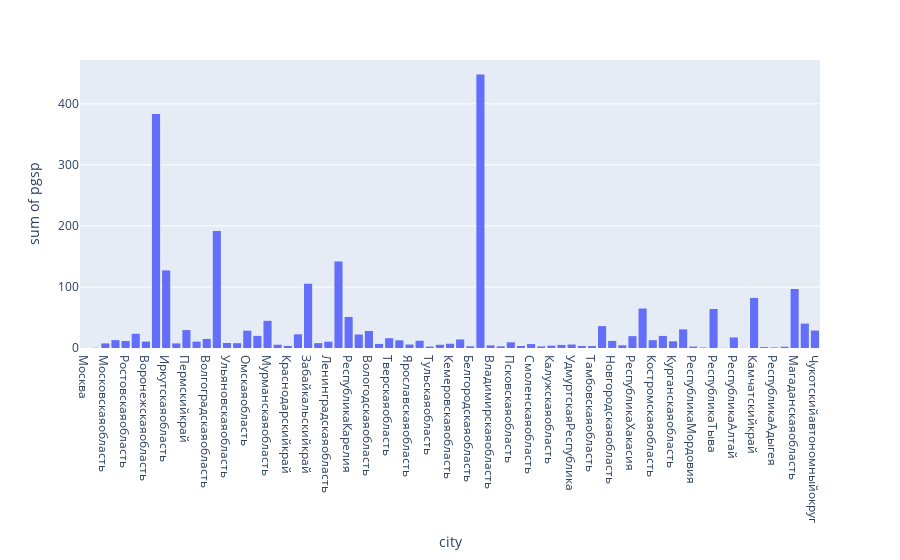

The code cell stored with this chart in its notebook:
### Code cell
fig = px.histogram(pgs, x="city", y="pgsp")
fig.show()

### Figure 1 — Plotly figure (JSON) as saved in the notebook; plotly's stock layout.template omitted (floating-point values rounded to 4 significant figures)
{"data": [{"alignmentgroup": "True", "bingroup": "x", "histfunc": "sum", "hovertemplate": "city=%{x}<br>sum of pgsp=%{y}<extra></extra>", "legendgroup": "", "marker": {"color": "#636efa", "pattern": {"shape": ""}}, "name": "", "offsetgroup": "", "orientation": "v", "showlegend": false, "type": "histogram", "x": ["Москва", "Санкт-Петербург", "Московскаяобласть", "Нижегородскаяобласть", "Ростовскаяобласть", "Свердловскаяобласть", "Воронежскаяобласть", "Красноярскийкрай", "Иркутскаяобласть", "Самарскаяобласть", "Пермскийкрай", "Саратовскаяобласть", "Волгоградскаяобласть", "Хабаровскийкрай", "Ульяновскаяобласть", "Ставропольскийкрай", "Омскаяобласть", "Алтайскийкрай", "Мурманскаяобласть", "РеспубликаКрым", "Краснодарскийкрай", "Оренбургскаяобласть", "Забайкальскийкрай", "Пензенскаяобласть", "Ленинградскаяобласть", "РеспубликаКоми", "РеспубликаКарелия", "Приморскийкрай", "Вологодскаяобласть", "Брянскаяобласть", "Тверскаяобласть", "Новосибирскаяобласть", "Ярославскаяобласть", "Кировскаяобласть", "Тульскаяобласть", "Курскаяобласть", "Кемеровскаяобласть", "Астраханскаяобласть", "Белгородскаяобласть", "РеспубликаСаха(Якутия)", "Владимирскаяобласть", "Калининградскаяобласть", "Псковскаяобласть", "РеспубликаДагестан", "Смоленскаяобласть", "Ивановскаяобласть", "Калужскаяобласть", "Липецкаяобласть", "УдмуртскаяРеспублика", "Орловскаяобласть", "Тамбовскаяобласть", "Томскаяобласть", "Новгородскаяобласть", "Рязанскаяобласть", "РеспубликаХакасия", "Амурскаяобласть", "Костромскаяобласть", "Сахалинскаяобласть", "Курганскаяобласть", "РеспубликаКалмыкия", "РеспубликаМордовия", "РеспубликаТатарстан", "РеспубликаТыва", "Севастополь", "РеспубликаАлтай", "РеспубликаИнгушетия", "Камчатскийкрай", "ЧеченскаяРеспублика", "РеспубликаАдыгея", "РеспубликаМарийЭл", "Магаданскаяобласть", "Ненецкийавтономныйокруг", "Чукотскийавтономныйокруг"], "xaxis": "x", "y": [0.3307, 0.4711, 7.548, 12.84, 11.53, 23.34, 10.52, 383.5, 127.2, 7.565, 29.35, 10.45, 14.91, 191.6, 8.225, 7.907, 28.35, 19.87, 44.53, 5.374, 3.417, 22.39, 105.3, 7.94, 10.38, 141.6, 50.88, 22.07, 27.93, 6.665, 16.03, 12.58, 5.687, 11.92, 2.295, 5.222, 6.988, 13.99, 2.683, 448.4, 4.303, 2.749, 9.381, 3.312, 6.443, 2.58, 3.811, 5.022, 5.744, 3.327, 3.08, 35.86, 11.61, 4.357, 19.47, 64.68, 12.83, 19.79, 10.98, 30.58, 2.346, 0.8519, 63.92, 0.4216, 17.3, 0.376, 82.09, 1.544, 1.026, 2.1, 96.67, 40, 28.57], "yaxis": "y"}], "layout": {"barmode": "relative", "legend": {"tracegroupgap": 0}, "margin": {"t": 60}, "xaxis": {"anchor": "y", "domain": [0, 1], "title": {"text": "city"}}, "yaxis": {"anchor": "x", "domain": [0, 1], "title": {"text": "sum of pgsp"}}}}
